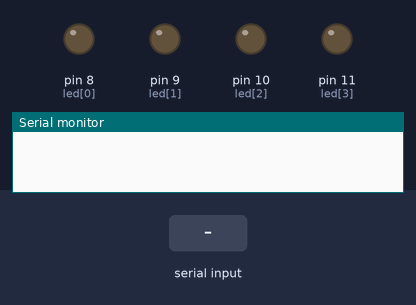
A sketch run on a simulated Arduino Uno, built with avr-gcc and run on an emulated ATmega328P. Shown: output pins drawn as LEDs (lit = HIGH), the last lines printed to the serial monitor. The inputs (shaded band) are chosen by the test bench.

Above: at 1.2 s.
1.3 s: "forward" received over Serial
At 2.1 s:
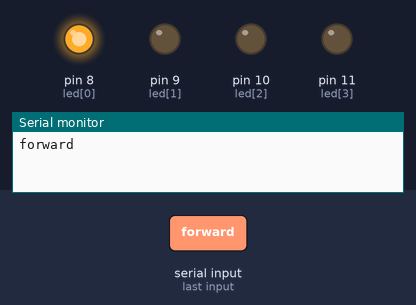
4.5 s: "stop" received over Serial
At 5.6 s:
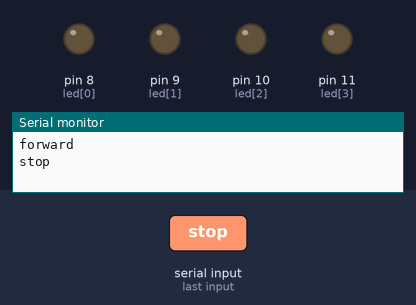
Timing chart, 0 to 7.5 s (numbered marks = the images above; inputs shaded):
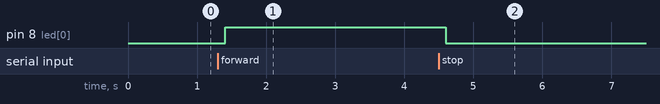

Measured:
- after the input at 1.3 s, pin 8 (led[0]): LOW → HIGH after 0.11 s
- after the input at 4.5 s, pin 8 (led[0]): HIGH → LOW after 0.10 s

The sketch:

HC12.ino
```cpp
int led[]={8,9,10,11};
void setup() {
  // put your setup code here, to run once:
Serial.begin(9600);
Serial.setTimeout(100);
for(int i=0;i<=3;i++){
  pinMode(led[i],OUTPUT);
}
}

void loop() {
  // put your main code here, to run repeatedly:
if(Serial.available()>0){
  String x=Serial.readString();
 Serial.println(x);
  if (x=="forward"){
    digitalWrite(8,HIGH);
  }else if( x=="stop"){
    digitalWrite(8,LOW);
  }
//  else if (x=="led2"){
//    digitalWrite(9,HIGH);
//
//  }
//  else if (x=="led3"){
//    digitalWrite(10,HIGH);
//  }
//  else if (x=="led4"){
//    digitalWrite(11,HIGH);
//  }
}
}
```
